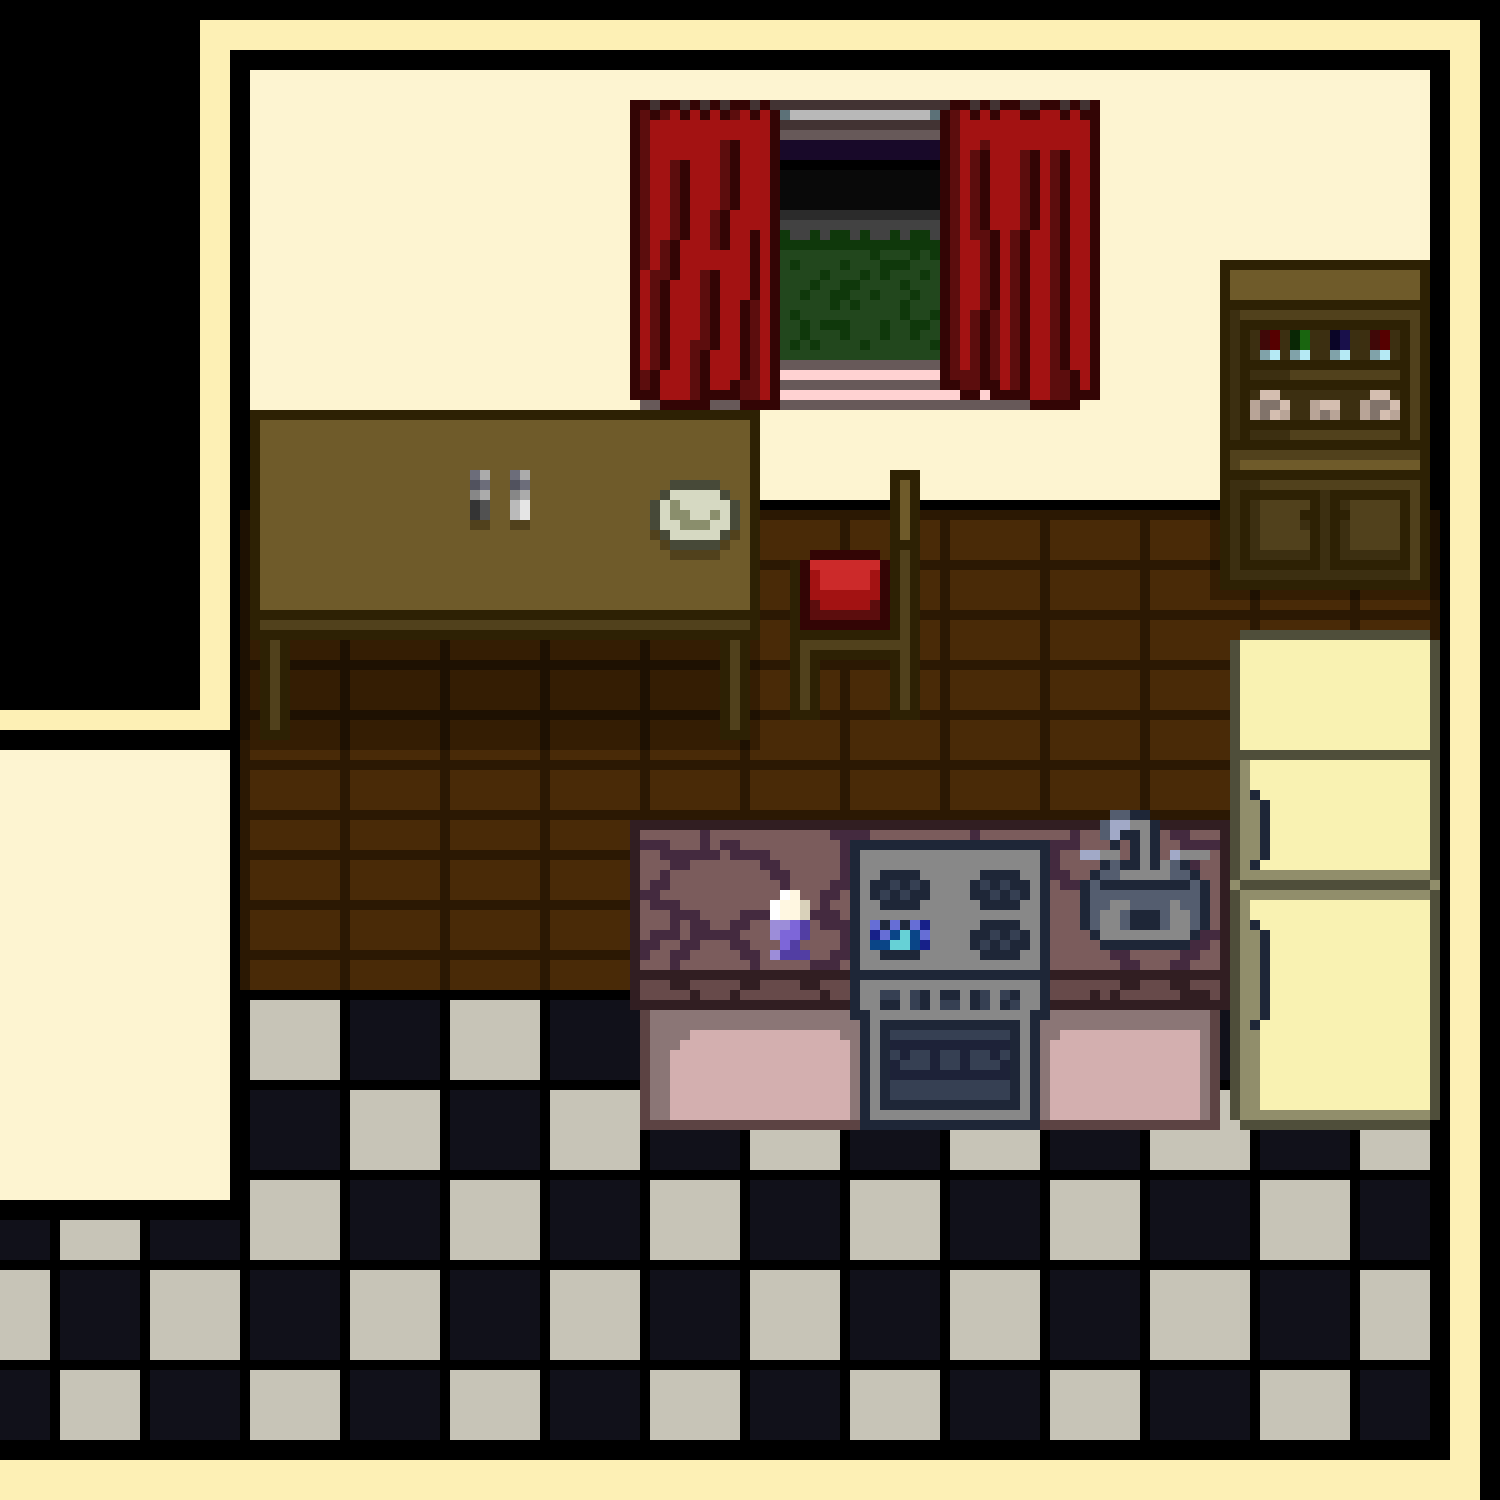

A 2D game scene composited from a Tiled map and its tileset images. What follows is a short description and the map's XML, with every tile layer's data as written:
An orthogonal 30x30 tile map with 50x50 px tiles, 1 tile layer (kitchen).

<map version="1.0" orientation="orthogonal" renderorder="right-down" width="30" height="30" tilewidth="50" tileheight="50" nextobjectid="1">
 <tileset firstgid="1" name="kitchenTileset" tilewidth="50" tileheight="50" tilecount="900" columns="30">
  <image source="kitchenTileset.png" width="1500" height="1500" />
 </tileset>
 <layer name="kitchen" width="30" height="30">
  <data encoding="csv">
1,2,3,4,5,6,7,8,9,10,11,12,13,14,15,16,17,18,19,20,21,22,23,24,25,26,27,28,29,30,
31,32,33,34,35,36,37,38,39,40,41,42,43,44,45,46,47,48,49,50,51,52,53,54,55,56,57,58,59,60,
61,62,63,64,65,66,67,68,69,70,71,72,73,74,75,76,77,78,79,80,81,82,83,84,85,86,87,88,89,90,
91,92,93,94,95,96,97,98,99,100,101,102,103,104,105,106,107,108,109,110,111,112,113,114,115,116,117,118,119,120,
121,122,123,124,125,126,127,128,129,130,131,132,133,134,135,136,137,138,139,140,141,142,143,144,145,146,147,148,149,150,
151,152,153,154,155,156,157,158,159,160,161,162,163,164,165,166,167,168,169,170,171,172,173,174,175,176,177,178,179,180,
181,182,183,184,185,186,187,188,189,190,191,192,193,194,195,196,197,198,199,200,201,202,203,204,205,206,207,208,209,210,
211,212,213,214,215,216,217,218,219,220,221,222,223,224,225,226,227,228,229,230,231,232,233,234,235,236,237,238,239,240,
241,242,243,244,245,246,247,248,249,250,251,252,253,254,255,256,257,258,259,260,261,262,263,264,265,266,267,268,269,270,
271,272,273,274,275,276,277,278,279,280,281,282,283,284,285,286,287,288,289,290,291,292,293,294,295,296,297,298,299,300,
301,302,303,304,305,306,307,308,309,310,311,312,313,314,315,316,317,318,319,320,321,322,323,324,325,326,327,328,329,330,
331,332,333,334,335,336,337,338,339,340,341,342,343,344,345,346,347,348,349,350,351,352,353,354,355,356,357,358,359,360,
361,362,363,364,365,366,367,368,369,370,371,372,373,374,375,376,377,378,379,380,381,382,383,384,385,386,387,388,389,390,
391,392,393,394,395,396,397,398,399,400,401,402,403,404,405,406,407,408,409,410,411,412,413,414,415,416,417,418,419,420,
421,422,423,424,425,426,427,428,429,430,431,432,433,434,435,436,437,438,439,440,441,442,443,444,445,446,447,448,449,450,
451,452,453,454,455,456,457,458,459,460,461,462,463,464,465,466,467,468,469,470,471,472,473,474,475,476,477,478,479,480,
481,482,483,484,485,486,487,488,489,490,491,492,493,494,495,496,497,498,499,500,501,502,503,504,505,506,507,508,509,510,
511,512,513,514,515,516,517,518,519,520,521,522,523,524,525,526,527,528,529,530,531,532,533,534,535,536,537,538,539,540,
541,542,543,544,545,546,547,548,549,550,551,552,553,554,555,556,557,558,559,560,561,562,563,564,565,566,567,568,569,570,
571,572,573,574,575,576,577,578,579,580,581,582,583,584,585,586,587,588,589,590,591,592,593,594,595,596,597,598,599,600,
601,602,603,604,605,606,607,608,609,610,611,612,613,614,615,616,617,618,619,620,621,622,623,624,625,626,627,628,629,630,
631,632,633,634,635,636,637,638,639,640,641,642,643,644,645,646,647,648,649,650,651,652,653,654,655,656,657,658,659,660,
661,662,663,664,665,666,667,668,669,670,671,672,673,674,675,676,677,678,679,680,681,682,683,684,685,686,687,688,689,690,
691,692,693,694,695,696,697,698,699,700,701,702,703,704,705,706,707,708,709,710,711,712,713,714,715,716,717,718,719,720,
721,722,723,724,725,726,727,728,729,730,731,732,733,734,735,736,737,738,739,740,741,742,743,744,745,746,747,748,749,750,
751,752,753,754,755,756,757,758,759,760,761,762,763,764,765,766,767,768,769,770,771,772,773,774,775,776,777,778,779,780,
781,782,783,784,785,786,787,788,789,790,791,792,793,794,795,796,797,798,799,800,801,802,803,804,805,806,807,808,809,810,
811,812,813,814,815,816,817,818,819,820,821,822,823,824,825,826,827,828,829,830,831,832,833,834,835,836,837,838,839,840,
841,842,843,844,845,846,847,848,849,850,851,852,853,854,855,856,857,858,859,860,861,862,863,864,865,866,867,868,869,870,
871,872,873,874,875,876,877,878,879,880,881,882,883,884,885,886,887,888,889,890,891,892,893,894,895,896,897,898,899,900
</data>
 </layer>
</map>